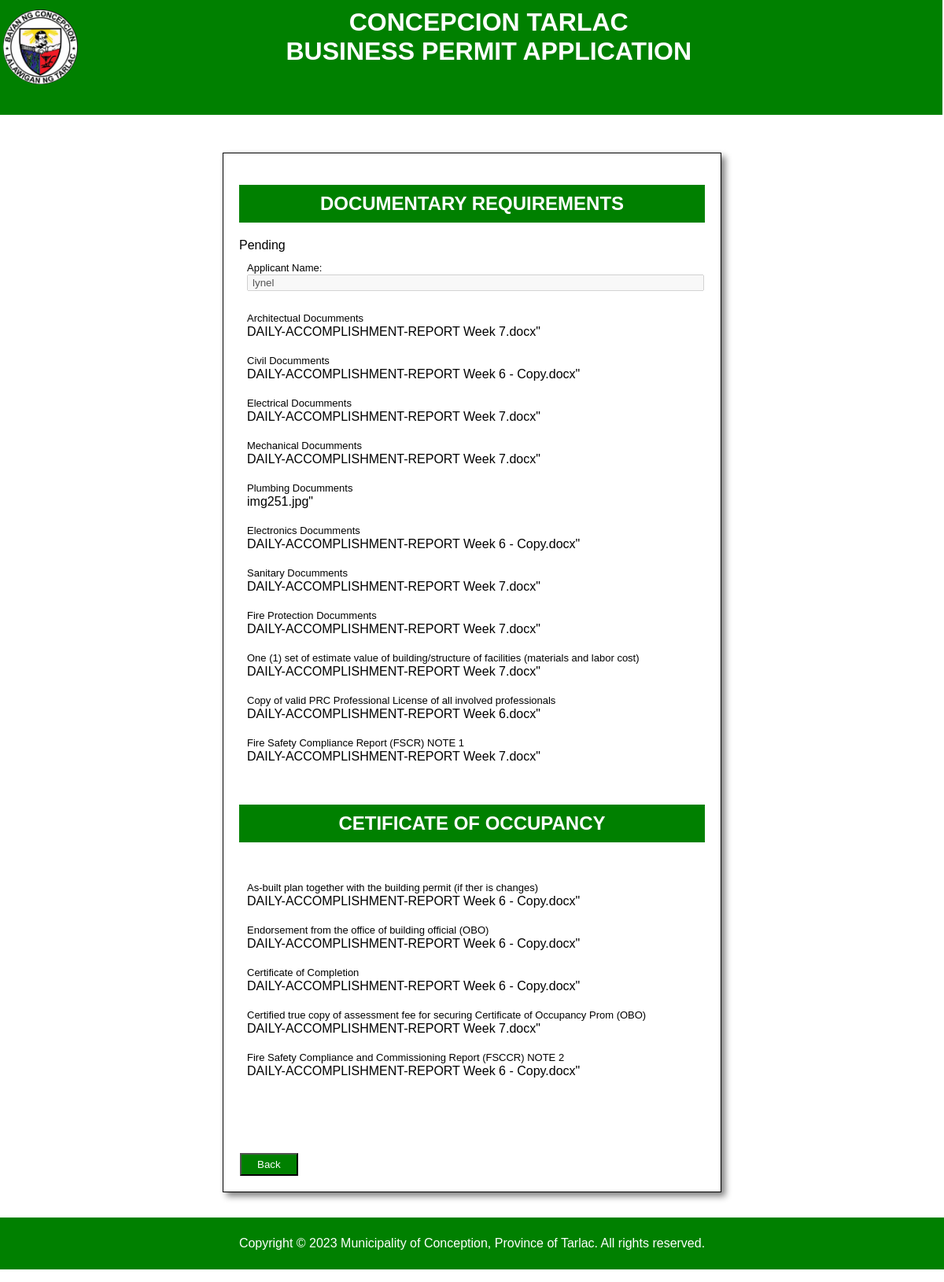
Page /bfp_view.php?id=20 on the committed database.
### tables this page shows
CREATE TABLE `bfp_tb` (
  `id` int(11) NOT NULL,
  `name` varchar(256) NOT NULL,
  `filename1` varchar(256) NOT NULL,
  `filesize1` varchar(256) NOT NULL,
  `filetype1` varchar(255) NOT NULL,
  `filename2` varchar(255) NOT NULL,
  `filesize2` varchar(255) NOT NULL,
  `filetype2` varchar(255) NOT NULL,
  `filename3` varchar(255) NOT NULL,
  `filesize3` varchar(255) NOT NULL,
  `filetype3` varchar(255) NOT NULL,
  `filename4` varchar(255) NOT NULL,
  `filesize4` varchar(255) NOT NULL,
  `filetype4` varchar(256) NOT NULL,
  `filename5` varchar(256) NOT NULL,
  `filesize5` varchar(256) NOT NULL,
  `filetype5` varchar(256) NOT NULL,
  `filename6` varchar(256) NOT NULL,
  `filesize6` varchar(256) NOT NULL,
  `filetype6` varchar(256) NOT NULL,
  `filename7` varchar(256) NOT NULL,
  `filesize7` varchar(256) NOT NULL,
  `filetype7` varchar(256) NOT NULL,
  `filename8` varchar(256) NOT NULL,
  `filesize8` varchar(256) NOT NULL,
  `filetype8` varchar(256) NOT NULL,
  `filename9` varchar(256) NOT NULL,
  `filesize9` varchar(256) NOT NULL,
  `filetype9` varchar(256) NOT NULL,
  `filename10` varchar(256) NOT NULL,
  `filesize10` varchar(256) NOT NULL,
  `filetype10` varchar(256) NOT NULL,
  `filename11` varchar(256) NOT NULL,
  `filesize11` varchar(256) NOT NULL,
  `filetype11` varchar(256) NOT NULL,
  `filename12` varchar(256) NOT NULL,
  `filesize12` varchar(256) NOT NULL,
  `filetype12` varchar(255) NOT NULL,
  `filename13` varchar(255) NOT NULL,
  `filesize13` varchar(255) NOT NULL,
  `filetype13` varchar(255) NOT NULL,
  `filename14` varchar(255) NOT NULL,
  `filesize14` varchar(255) NOT NULL,
  `filetype14` varchar(255) NOT NULL,
  `filename15` varchar(255) NOT NULL,
  `filesize15` varchar(255) NOT NULL,
  `filetype15` varchar(255) NOT NULL,
  `filename16` varchar(256) NOT NULL,
  `filesize16` varchar(256) NOT NULL,
  `filetype16` varchar(256) NOT NULL,
  `status` varchar(256) NOT NULL
);

### bfp_view.php (the view, shortened to what this page needs)
<!DOCTYPE html>
<html>
<head>
</head>
<body>
    <header><img src="lgu.jpg" height="8%" width="8%" class="logo">
    <h1><b>CONCEPCION TARLAC <br>BUSINESS PERMIT APPLICATION <br>
    </b></h1>
</header>
<form class="container" action="bfp_board.php" method="post">
            <?php
            if (isset($_GET['id'])) {
                include("config.php");
                $id = $_GET['id'];
                $sql = "SELECT * FROM bfp_tb WHERE id=$id";
                $result = mysqli_query($conn,$sql);
                $row = mysqli_fetch_array($result);
            }
                ?>
<div class="container">
<div class="container">
        <h2>DOCUMENTARY REQUIREMENTS</h2>
        <?php echo $row["status"]; ?>
    <div class="file" >
        <label>Applicant Name:</label>
        <input  type="text" id="name" disabled value="<?php echo $row["name"]; ?>"  name="name" required>
        <br>
        <br>
        <label>Architectual Documments</label><br>
        <?php echo $row["filename1"]; ?>"
        <br>
        <br>
        <label>Civil Documments</label><br>
        <?php echo $row["filename2"]; ?>"
        <br>
        <br>
        <label>Electrical Documments</label><br>
        <?php echo $row["filename3"]; ?>"
        <br>
        <br>
        <label>Mechanical Documments</label><br>
        <?php echo $row["filename4"]; ?>"
        <br>
        <br>
        <label>Plumbing Documments</label><br>
        <?php echo $row["filename5"]; ?>"
            <br>
            <br>
        <label>Electronics Documments</label><br>
        <?php echo $row["filename6"]; ?>"
        <br>
        <br>
        <label>Sanitary Documments</label><br>
        <?php echo $row["filename7"]; ?>"
        <br>
        <br>
        <label>Fire Protection Documments</label><br>
        <?php echo $row["filename8"]; ?>"
            <br><br>
        <label>One (1) set of estimate value of building/structure of facilities (materials and labor cost) </label><br>
        <?php echo $row["filename9"]; ?>"
            <br>
            <br>
        <label>Copy of valid PRC Professional License of all involved professionals</label><br>
        <?php echo $row["filename10"]; ?>"
            <br>
            <br>
            <label>Fire Safety Compliance Report (FSCR) NOTE 1</label><br>
        <?php echo $row["filename11"]; ?>"
    </div>
</div>
<h2>CETIFICATE OF OCCUPANCY</h2>
    <div class="file" >
            <br>
<label>As-built plan together with the building permit (if ther is changes)</label><br>
    <?php echo $row["filename12"]; ?>"
                <br>
            <br>
            <label>Endorsement from the office of building official (OBO)</label><br>
        <?php echo $row["filename13"]; ?>"
                <br>
            <br>
    <label>Certificate of Completion</label><br>
       <?php echo $row["filename14"]; ?>"
                <br>
            <br>
    <label>Certified true copy of assessment fee for securing Certificate of Occupancy Prom (OBO)</label><br>
        <?php echo $row["filename15"]; ?>"
                <br>
            <br>
    <label>Fire Safety Compliance and Commissioning Report (FSCCR) NOTE 2</label><br>
        <?php echo $row["filename16"]; ?>"
                <br>
            <br>
    </div>
        </div>
            <button type="submit" name="edit">Back</button>
        </form>
<footer><p>Copyright &copy; 2023 Municipality of Conception, Province of Tarlac. All rights reserved.</p></footer>
</body>
</html>

### bfp_view.php (style rules this page uses)
body { font-family: arial, sans-serif; }
header { background-color: green; color: white; text-align: center; width: 100.45%; height: 80%; margin-top:-24px; margin-left: -9px; padding: 5px; padding-bottom:40px; }
footer { background-color: green; color: white; text-align: center; margin: 0 -8px -10px -8px; padding: 8px 0 8px 0; }
button { color:white ; background-color: green; padding-left: 20px; padding-right: 20px; padding-top: 5px; padding-bottom:5px; margin-top: 25px ; margin-left: 1px; }
img { float: left; border-radius: 90px; }
.logo { margin: 23px -50px 15px 0; }
form { background-color: white; border: 1px solid black; width:50%; margin:0 auto; margin-bottom:2rem; margin-top:3rem; padding-bottom:3rem; padding-left: 20px; padding-right: 20px; padding-top:20px; box-shadow: 5px 5px 8px gray; }
input { width: 98%; margin-bottom: 7px; padding-left: 5px; }
h2 { padding-bottom:10px; padding-top: 10px; background-color: green; color: white; text-align: center; font-family: verdana,sans-serif; width: 100%; }
.container { padding-bottom: 20px; margin-bottom: 2rem; }
.file { padding-left: 10px; padding-top: 10px; }
label { font-size: 13px; margin-top: 40px; }

### rows in the picture
bfp_tb: status "Pending", name "lynel", filename1 "DAILY-ACCOMPLISHMENT-REPORT Week 7.docx", filename2 "DAILY-ACCOMPLISHMENT-REPORT Week 6 - Copy.docx", filename3 "DAILY-ACCOMPLISHMENT-REPORT Week 7.docx", filename4 "DAILY-ACCOMPLISHMENT-REPORT Week 7.docx", filename5 "img251.jpg", filename6 "DAILY-ACCOMPLISHMENT-REPORT Week 6 - Copy.docx", filename7 "DAILY-ACCOMPLISHMENT-REPORT Week 7.docx", filename8 "DAILY-ACCOMPLISHMENT-REPORT Week 7.docx", filename9 "DAILY-ACCOMPLISHMENT-REPORT Week 7.docx", filename10 "DAILY-ACCOMPLISHMENT-REPORT Week 6.docx", filename11 "DAILY-ACCOMPLISHMENT-REPORT Week 7.docx", filename12 "DAILY-ACCOMPLISHMENT-REPORT Week 6 - Copy.docx", filename13 "DAILY-ACCOMPLISHMENT-REPORT Week 6 - Copy.docx", filename14 "DAILY-ACCOMPLISHMENT-REPORT Week 6 - Copy.docx", filename15 "DAILY-ACCOMPLISHMENT-REPORT Week 7.docx", filename16 "DAILY-ACCOMPLISHMENT-REPORT Week 6 - Copy.docx"
